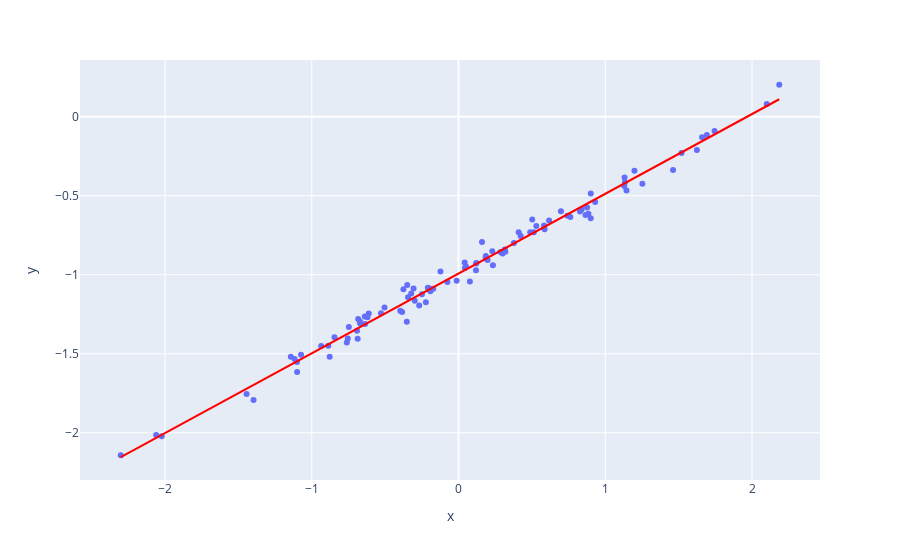

The notebook cell saved with this chart:
### Code cell
px.scatter(x=x2, y=y2, trendline="ols", trendline_color_override="red")
